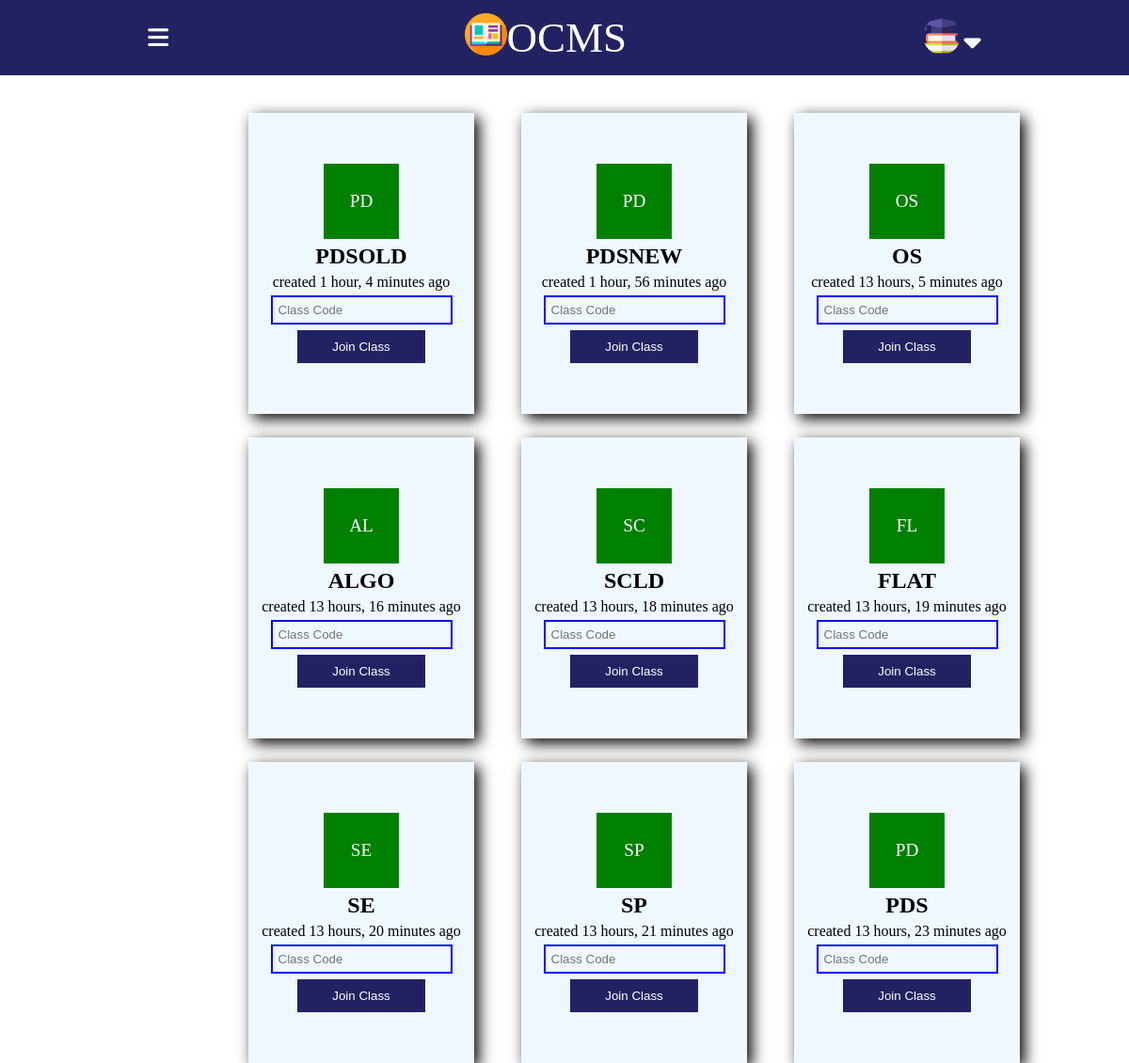
Page /join_room/ (signed in) on the committed database.
### base/models.py (models this page shows, shortened)
class Room(models.Model):
    course_id=models.CharField(max_length=100)
    teacher=models.CharField(max_length=100)
    name = models.CharField(max_length=200) #set it to host.subject_name during declaration by default
    description = models.TextField(null=True, blank=True)
    avatar = models.ImageField(null=True, default="avatar.svg")
    room_code=models.CharField(max_length=100)
    updated = models.DateTimeField(auto_now=True)
    created = models.DateTimeField(auto_now_add=True)
    class Meta:
        ordering = ['-updated', '-created']

### base/views.py (the view, shortened to what this page needs)
# urls.py: path("join_room/",views.Join,name="join"),
@csrf_protect
def Join(request):
    Student_User=get_object_or_404(Student, user=request.user)
    rooms=Room.objects.all()
    context={'rooms':rooms}
    return render(request,'base/join_room.html',context)

### base/templates/base/join_room.html (shortened to what this page needs)
{% load static %}
<!DOCTYPE html>
<html lang="en">
<head>
    <link rel="stylesheet" href="{% static 'styles/join_room.css' %}">
</head>
<body>
    <div class="wrapper">
    <div class="nav">
        <i id="dropdown" class=" dropdown fa-solid fa-bars"></i>
     <div class="logo"><img src="{% static 'images/1414305.png' %}" class="img">
        <p style="font-size: 45px;">OCMS</p></div>
        <div class="profile">
            <img src="{% static 'images/4430487.png' %}" class="pic">
            <i class="dropdowm-icon fa-solid fa-caret-down"></i>
        </div>
    </div>
</div>
<div class="wrapper2">
    <div id="classinfo" class="classinfo">
        {% for room in rooms %}
        <div class="card card1">
        <div class="classicon">
            {{ room.name|slice:":2" }}
        </div>
          <h2>{{room.name}}</h2>
          <p>created {{room.created | timesince}} ago</p>
          <form action="" method="POST">
            <div class="below">
            <input id="room_code" name="code" placeholder="Class Code" />
            <button  type="submit">Join Class</button>
            </div>
            </form>
        </div>
        {% endfor %}
    </div>
</div>
</body>
</html>

### static/styles/join_room.css (style rules this page uses)
* { margin: 0; border: 0; box-sizing: border-box; }
body { height: 100vh; width: 100vw; display: flex; flex-direction: column; }
.img { height: 45px; }
.nav { width: 100vw; height: 10vh; background-color:rgb(34, 34, 99); position: absolute; top:0; display: flex; justify-content: space-around; align-items: center; color: white; }
.pic { height: 40px; width: 40px; border-radius: 50%; }
.dropdowm-icon { position: relative; bottom:3px; font-size: 29px; color: white; }
.logo { display: flex; }
.dropdown { font-size: 25px; }
.wrapper2 { display: flex; flex-direction: column; position: relative; position: absolute; top:15vh; left: 22vw; }
.classicon { height: 80px; width: 80px; background-color: green; display: flex; justify-content: center; align-items: center; color: white; font-size: larger; }
.classinfo { display: grid; grid-template-columns: 1fr 1fr 1fr; gap: 15px; column-gap: 50px; row-gap: 25px; }
.classinfo .card { height: 40vh; width: 20vw; background-color: aliceblue; display: flex; gap: 5px; box-shadow: 5px 5px 15px; flex-direction: column; justify-content: center; align-items: center; transition: transform; transition-duration: 1.5s; }
.card button { padding: 10px; border: none; background-color: rgb(34, 34, 99); color: white; }
.card input { border: none; background: transparent; padding: 6px; border: 2px solid blue; outline: none; }
.below { display: flex; flex-direction: column; gap: 6px; }
.below button { width: 70%; margin: 0 auto; }

### rows in the picture
Room: name "PD", name "PDSOLD", created "1 hour, 4 minutes"
Room: name "PD", name "PDSNEW", created "1 hour, 56 minutes"
Room: name "OS", created "13 hours, 5 minutes"
Room: name "AL", name "ALGO", created "13 hours, 16 minutes"
Room: name "SC", name "SCLD", created "13 hours, 18 minutes"
Room: name "FL", name "FLAT", created "13 hours, 19 minutes"
Room: name "SE", created "13 hours, 20 minutes"
Room: name "SP", created "13 hours, 21 minutes"
Room: name "PD", name "PDS", created "13 hours, 23 minutes"
